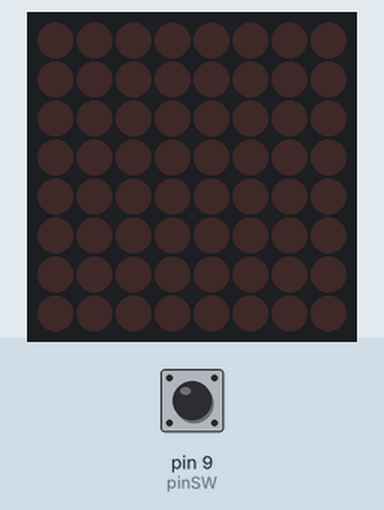
This sketch was run on a simulated Arduino Uno, built with avr-gcc and run on an emulated ATmega328P. Parts: 8×8 LED matrix. The test bench sets the inputs (shaded band); at power-on: pin 9 (pinSW) HIGH.

Above: at 1.2 s.
1.3 s: pin 9 (pinSW) pulled LOW for 0.15 s
At 1.4 s:
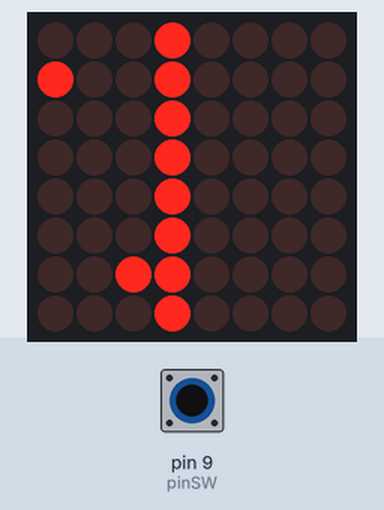
4.3 s: pin 9 (pinSW) pulled LOW for 1 s
At 4.5 s:
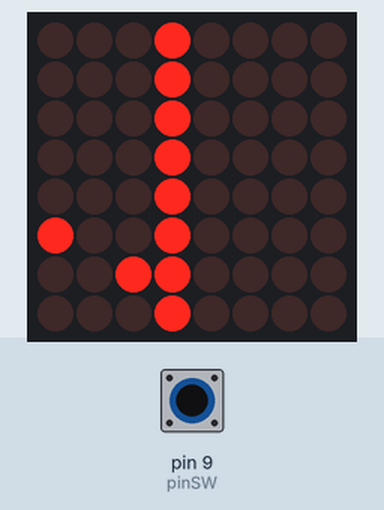
7.3 s: pin 9 (pinSW) pulled LOW for 0.15 s
At 7.5 s:
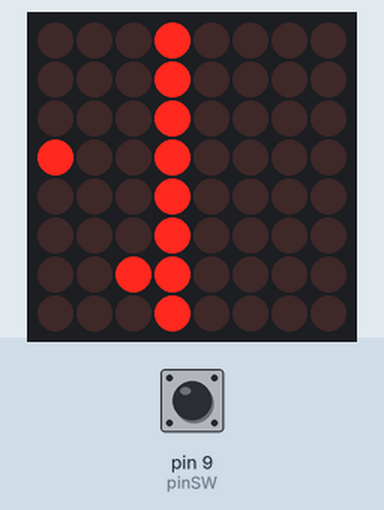
10.3 s: pin 9 (pinSW) pulled LOW for 3.2 s
At 10.4 s:
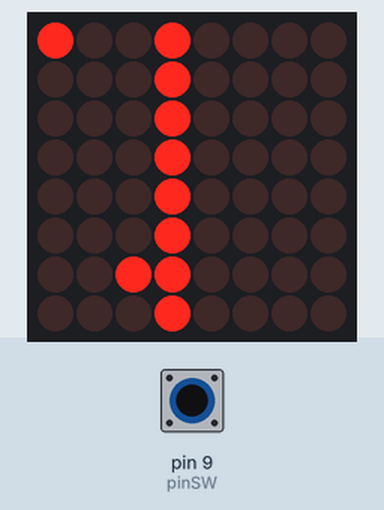
15.2 s: pin 9 (pinSW) pulled LOW for 0.15 s
At 15.72 s:
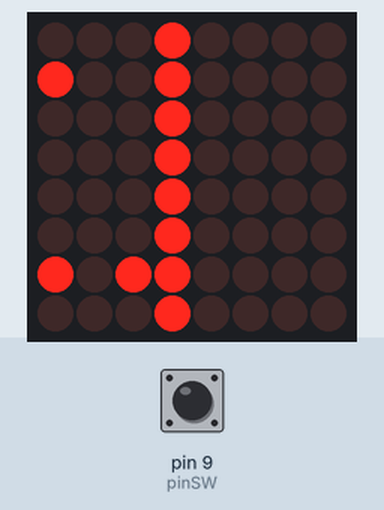
18.2 s: pin 9 (pinSW) pulled LOW for 1 s
At 18.4 s:
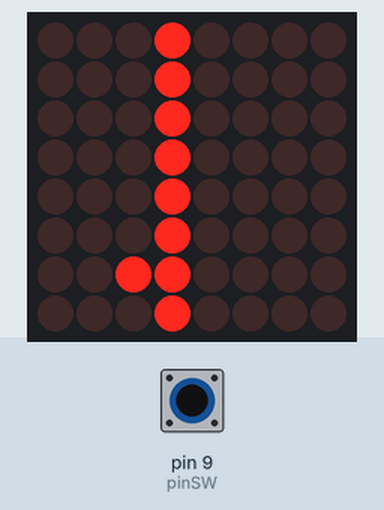

The sketch:

matrix_game.ino
```cpp
#include <LedControl.h>
LedControl lc = LedControl(12, 11, 10, 1);

const int pinSW = 9;
const int pinX = A1;
const int pinY = A2;
int startgame = 0;
int ok = 0;
int oky = 0;
int okx = 0;
int lives;

int var = 0;

unsigned long lastmillis = 0;

unsigned long hit = 0;
const int nr = 8;

void setup() {
  // put your setup code here, to run once:
  Serial.begin(9600);
  lc.shutdown(0, false);
  lc.setIntensity(0, 2);
  pinMode(pinSW, INPUT_PULLUP);
}

unsigned long lastGen = 0;
unsigned long timer = 500;
unsigned long lastUpdateScreen = 0;
int intervalUpdateScreen = 3000;

unsigned long lasttime = 0;

void loop() {
  // put your main code here, to run repeatedly:
  if(digitalRead(pinSW) == 0 && startgame == 0)
  {
    startgame = 1;
  }

  if(startgame == 1 && var ==0)
  {
  var = 1;
  lives = 3;
  lc.clearDisplay(0);
  for(int i = 0; i < nr; i++)
    lc.setLed(0, i, 3, true);
  lc.setLed(0, 6, 0, true);
  }

  if(var == 1)
  {
  if(digitalRead(pinSW) == 0)
  {
  oky = 1;
  lastmillis = millis();
  lc.setLed(0, 6, 0, false);
  lc.setLed(0, 6, 2, true);
  }

  if(oky == 1 && millis() - lastmillis >= 150)
  {
    lc.setLed(0, 6, 2, false);
    lc.setLed(0, 6, 1, true);
    lastmillis = millis();
    oky = 2;
  }

  if(oky == 2 && millis() - lastmillis >= 150)
  {
    lc.setLed(0, 6, 1, false);
    lc.setLed(0, 6, 2, true);
    lastmillis = millis();
    oky = 3;
  }

  if(oky == 3 && millis() - lastmillis >= 150)
  {
    lc.setLed(0, 6, 2, false);
    lc.setLed(0, 6, 0, true);
    lastmillis = millis();
    oky = 4;
  }


  if(millis() - lastGen >= 1700)
  {
  lasttime = millis();
  lc.setLed(0, 0, 0, true);
  ok = 0;
  lastGen = millis();
  }

  if(millis() - lasttime >= 200 && ok == 0)
  {
    lc.setLed(0, 0, 0, false);
    lc.setLed(0, 1, 0, true);
    lasttime = millis();
    ok = 1;
  }

  if(millis() - lasttime >= 200 && ok == 1)
  {
    lc.setLed(0, 1, 0, false);
    lc.setLed(0, 2, 0, true);
    lasttime = millis();
    ok = 2;
  }

    if(millis() - lasttime >= 200 && ok == 2)
  {
    lc.setLed(0, 2, 0, false);
    lc.setLed(0, 3, 0, true);
    lasttime = millis();
    ok = 3;
  }

  if(millis() - lasttime >= 200 && ok==3)
  {
    lc.setLed(0, 3, 0, false);
    lc.setLed(0,4,0,true);
    lasttime = millis();
    ok=4;
  }

  if(millis() - lasttime >= 200 && ok == 4)
  {
    lc.setLed(0, 4, 0, false);
    lc.setLed(0, 5, 0, true);
    lasttime = millis();
    ok = 5;
  }

    if(millis() - lasttime >= 200 && ok == 5)
  {
    lc.setLed(0, 5, 0, false);
    lc.setLed(0, 6, 0, true);
    lasttime = millis();
    ok = 6;
  }

      if(millis() - lasttime >= 200 && ok == 6)
  {
    lc.setLed(0, 6, 0, false);
    lc.setLed(0, 7, 0, true);
    lasttime = millis();
    ok = 7;
  }
    if(millis() - lasttime >= 200 && ok == 7)
    lc.setLed(0, 7, 0, false);

  if(ok == 6 && (oky == 4 || oky == 0))
  {
    hit = millis();
    okx = 1;
  }

  if(millis() - hit >= 250 && okx == 1)
  {
  lives--;
  lc.setLed(0, 6, 0, true);
  okx = 0;}

  if(lives == 0)
  {
  startgame = 0;
  for(int i = 0; i < nr; i++)
  for(int j = 0; j < nr; j++)
  lc.setLed(0, i, j, true);
  var = 0;
  }
    }

}
```

Measured:
- after the input at 1.3 s, the display: changes at once (image 1)
- after the input at 4.3 s, the display: first changes at once (image 2 shows a later state)
- after the input at 7.3 s, the display: first changes at once (image 3 shows a later state)
- after the input at 10.3 s, the display: changes at once (image 4)
- after the input at 15.2 s, the display: first changes at once (image 5 shows a later state)
- after the input at 18.2 s, the display: first changes at once (image 6 shows a later state)
